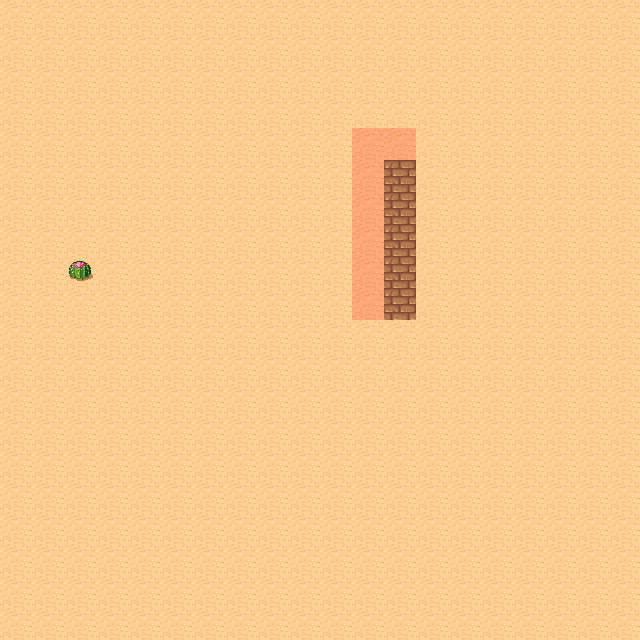

Tiled map render using the project's own tile images. Description and the whole map definition, tile-layer contents included, below:
An orthogonal 20x20 tile map with 32x32 px tiles, 2 tile layers (world, wall), 2 tilesets and 1 object (player).

<map version="1.4" tiledversion="1.4.0" orientation="orthogonal" renderorder="right-down" width="20" height="20" tilewidth="32" tileheight="32" infinite="0" nextlayerid="4" nextobjectid="4">
 <tileset firstgid="1" source="desert_new.tsx" />
 <tileset firstgid="49" source="meta.tsx" />
 <layer id="1" name="world" width="20" height="20">
  <data encoding="csv">
30,30,30,30,30,30,30,30,30,30,30,30,30,30,30,30,30,30,30,30,
30,30,30,30,30,30,30,30,30,30,30,30,30,30,30,30,30,30,30,30,
30,30,30,30,30,30,30,30,30,30,30,30,30,30,30,30,30,30,30,30,
30,30,30,30,30,30,30,30,30,30,30,30,30,30,30,30,30,30,30,30,
30,30,30,30,30,30,30,30,30,30,30,30,30,30,30,30,30,30,30,30,
30,30,30,30,30,30,30,30,30,30,30,30,10,30,30,30,30,30,30,30,
30,30,30,30,30,30,30,30,30,30,30,30,10,30,30,30,30,30,30,30,
30,30,30,30,30,30,30,30,30,30,30,30,10,30,30,30,30,30,30,30,
30,30,31,30,30,30,30,30,30,30,30,30,10,30,30,30,30,30,30,30,
30,30,30,30,30,30,30,30,30,30,30,30,10,30,30,30,30,30,30,30,
30,30,30,30,30,30,30,30,30,30,30,30,30,30,30,30,30,30,30,30,
30,30,30,30,30,30,30,30,30,30,30,30,30,30,30,30,30,30,30,30,
30,30,30,30,30,30,30,30,30,30,30,30,30,30,30,30,30,30,30,30,
30,30,30,30,30,30,30,30,30,30,30,30,30,30,30,30,30,30,30,30,
30,30,30,30,30,30,30,30,30,30,30,30,30,30,30,30,30,30,30,30,
30,30,30,30,30,30,30,30,30,30,30,30,30,30,30,30,30,30,30,30,
30,30,30,30,30,30,30,30,30,30,30,30,30,30,30,30,30,30,30,30,
30,30,30,30,30,30,30,30,30,30,30,30,30,30,30,30,30,30,30,30,
30,30,30,30,30,30,30,30,30,30,30,30,30,30,30,30,30,30,30,30,
30,30,30,30,30,30,30,30,30,30,30,30,30,30,30,30,30,30,30,30
</data>
 </layer>
 <layer id="2" name="wall" width="20" height="20">
  <data encoding="csv">
0,0,0,0,0,0,0,0,0,0,0,0,0,0,0,0,0,0,0,0,
0,0,0,0,0,0,0,0,0,0,0,0,0,0,0,0,0,0,0,0,
0,0,0,0,0,0,0,0,0,0,0,0,0,0,0,0,0,0,0,0,
0,0,0,0,0,0,0,0,0,0,0,0,0,0,0,0,0,0,0,0,
0,0,0,0,0,0,0,0,0,0,0,49,49,0,0,0,0,0,0,0,
0,0,0,0,0,0,0,0,0,0,0,49,49,0,0,0,0,0,0,0,
0,0,0,0,0,0,0,0,0,0,0,49,49,0,0,0,0,0,0,0,
0,0,0,0,0,0,0,0,0,0,0,49,49,0,0,0,0,0,0,0,
0,0,0,0,0,0,0,0,0,0,0,49,49,0,0,0,0,0,0,0,
0,0,0,0,0,0,0,0,0,0,0,49,49,0,0,0,0,0,0,0,
0,0,0,0,0,0,0,0,0,0,0,0,0,0,0,0,0,0,0,0,
0,0,0,0,0,0,0,0,0,0,0,0,0,0,0,0,0,0,0,0,
0,0,0,0,0,0,0,0,0,0,0,0,0,0,0,0,0,0,0,0,
0,0,0,0,0,0,0,0,0,0,0,0,0,0,0,0,0,0,0,0,
0,0,0,0,0,0,0,0,0,0,0,0,0,0,0,0,0,0,0,0,
0,0,0,0,0,0,0,0,0,0,0,0,0,0,0,0,0,0,0,0,
0,0,0,0,0,0,0,0,0,0,0,0,0,0,0,0,0,0,0,0,
0,0,0,0,0,0,0,0,0,0,0,0,0,0,0,0,0,0,0,0,
0,0,0,0,0,0,0,0,0,0,0,0,0,0,0,0,0,0,0,0,
0,0,0,0,0,0,0,0,0,0,0,0,0,0,0,0,0,0,0,0
</data>
 </layer>
 <objectgroup id="3" name="player">
  <object id="1" name="player" x="127.348" y="95.1176" width="31.4438" height="32.2299" />
 </objectgroup>
</map>
